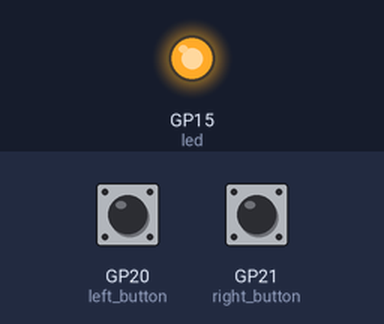
The program below on a simulated Raspberry Pi Pico running MicroPython. Shown: output pins drawn as LEDs (lit = HIGH). Inputs (shaded band) come from the test bench; at power-on: GP20 (left_button) HIGH, GP21 (right_button) HIGH. Random numbers come from a fixed seed; what the program prints to the serial console is not drawn.

Above: at 0.1 s.
At 7.0 s:
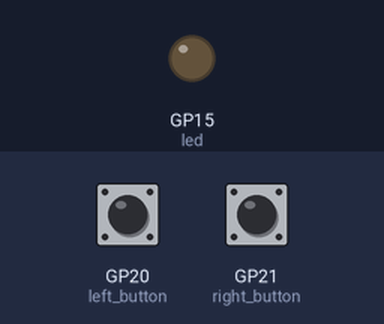
7.1 s: GP20 (left_button) pulled LOW for 0.15 s
Timing chart, 0 to 10.1 s (numbered marks = the images above; inputs shaded):
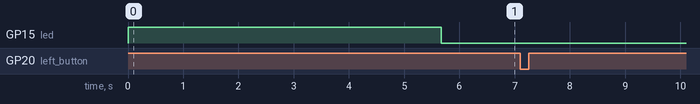

Measured:
- after the input at 7.1 s, every drawn part: stays the same

The program:

Reaction_Game.py
```python
### Reaction Game!
# Wait for led on GP15 to go dark, then race to press the button on either GP20 or GP21!
# Whoever presses the button fastest wins!
# The winners reaction time is printed in the shell

import machine
import utime
import urandom

pressed = False
led = machine.Pin(15, machine.Pin.OUT)
left_button = machine.Pin(20, machine.Pin.IN, machine.Pin.PULL_UP)
right_button = machine.Pin(21, machine.Pin.IN, machine.Pin.PULL_UP)
fastest_button = None
timer_reaction = None

def button_handler(pin):
    global pressed
    if not pressed:
        pressed=True
        global fastest_button
        fastest_button = pin
        global timer_reaction
        timer_reaction = utime.ticks_diff(utime.ticks_ms(), timer_start)

led.value(1)
utime.sleep(urandom.uniform(5, 10))
led.value(0)

timer_start = utime.ticks_ms()
left_button.irq(trigger=machine.Pin.IRQ_FALLING, handler=button_handler)
right_button.irq(trigger=machine.Pin.IRQ_FALLING, handler=button_handler)

while fastest_button is None:
    utime.sleep(1)
if fastest_button is left_button:
    print("Left player wins with reaction time of " + str(timer_reaction) + " milliseconds!")
elif fastest_button is right_button:
    print("Right player wins with reaction time of " + str(timer_reaction) + " milliseconds!")
```
